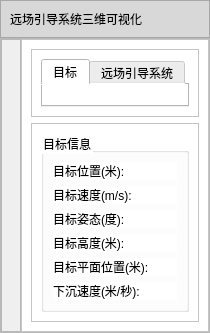
         <widget class="QWidget" name="page_2">
          <layout class="QVBoxLayout" name="verticalLayout_72">
           <property name="spacing">
            <number>0</number>
           </property>
           <property name="leftMargin">
            <number>0</number>
           </property>
           <property name="topMargin">
            <number>0</number>
           </property>
           <property name="rightMargin">
            <number>0</number>
           </property>
           <property name="bottomMargin">
            <number>0</number>
           </property>
           <item>
            <widget class="QWidget" name="widget" native="true">
             <layout class="QVBoxLayout" name="verticalLayout_73">
              <property name="spacing">
               <number>0</number>
              </property>
              <property name="leftMargin">
               <number>0</number>
              </property>
              <property name="topMargin">
               <number>0</number>
              </property>
              <property name="rightMargin">
               <number>0</number>
              </property>
              <property name="bottomMargin">
               <number>0</number>
              </property>
              <item>
               <widget class="QFrame" name="frame_176">
                <property name="maximumSize">
                 <size>
                  <width>16777215</width>
                  <height>50</height>
                 </size>
                </property>
                <property name="styleSheet">
                 <string notr="true">background-color:rgb(216,216,216);</string>
                </property>
                <property name="frameShape">
                 <enum>QFrame::StyledPanel</enum>
                </property>
                <property name="frameShadow">
                 <enum>QFrame::Raised</enum>
                </property>
                <layout class="QVBoxLayout" name="verticalLayout_74">
                 <item>
                  <widget class="QLabel" name="label_19">
                   <property name="text">
                    <string>远场引导系统三维可视化</string>
                   </property>
                  </widget>
                 </item>
                </layout>
               </widget>
              </item>
              <item>
               <widget class="QFrame" name="frame_177">
                <property name="frameShape">
                 <enum>QFrame::StyledPanel</enum>
                </property>
                <property name="frameShadow">
                 <enum>QFrame::Raised</enum>
                </property>
                <layout class="QHBoxLayout" name="horizontalLayout_41">
                 <property name="spacing">
                  <number>0</number>
                 </property>
                 <property name="leftMargin">
                  <number>0</number>
                 </property>
                 <property name="topMargin">
                  <number>0</number>
                 </property>
                 <property name="rightMargin">
                  <number>0</number>
                 </property>
                 <property name="bottomMargin">
                  <number>0</number>
                 </property>
                 <item>
                  <widget class="QFrame" name="frame_178">
                   <property name="frameShape">
                    <enum>QFrame::StyledPanel</enum>
                   </property>
                   <property name="frameShadow">
                    <enum>QFrame::Raised</enum>
                   </property>
                   <layout class="QVBoxLayout" name="verticalLayout_114">
                    <item>
                     <widget class="QVTKWidget" name="vtk_view_finder" native="true"/>
                    </item>
                   </layout>
                  </widget>
                 </item>
                 <item>
                  <widget class="QFrame" name="frame_179">
                   <property name="maximumSize">
                    <size>
                     <width>400</width>
                     <height>16777215</height>
                    </size>
                   </property>
                   <property name="styleSheet">
                    <string notr="true">background-color:rgb(255,255,255);</string>
                   </property>
                   <property name="frameShape">
                    <enum>QFrame::StyledPanel</enum>
                   </property>
                   <property name="frameShadow">
                    <enum>QFrame::Raised</enum>
                   </property>
                   <layout class="QVBoxLayout" name="verticalLayout_75">
                    <item>
                     <widget class="QFrame" name="frame_180">
                      <property name="frameShape">
                       <enum>QFrame::StyledPanel</enum>
                      </property>
                      <property name="frameShadow">
                       <enum>QFrame::Raised</enum>
                      </property>
                      <layout class="QVBoxLayout" name="verticalLayout_79">
                       <item>
                        <widget class="QTabWidget" name="tabWidget_7">
                         <property name="currentIndex">
                          <number>0</number>
                         </property>
                         <widget class="QWidget" name="tab_25">
                          <attribute name="title">
                           <string>目标</string>
                          </attribute>
                          <layout class="QVBoxLayout" name="verticalLayout_11">
                           <item>
                            <widget class="QVTKWidget" name="vtk_subview_finder" native="true"/>
                           </item>
                          </layout>
                         </widget>
                         <widget class="QWidget" name="tab_26">
                          <attribute name="title">
                           <string>远场引导系统</string>
                          </attribute>
                         </widget>
                        </widget>
                       </item>
                      </layout>
                     </widget>
                    </item>
                    <item>
                     <widget class="QFrame" name="frame_181">
                      <property name="styleSheet">
                       <string notr="true">background-color:rgb(255,255,255);
</string>
                      </property>
                      <property name="frameShape">
                       <enum>QFrame::StyledPanel</enum>
                      </property>
                      <property name="frameShadow">
                       <enum>QFrame::Raised</enum>
                      </property>
                      <layout class="QVBoxLayout" name="verticalLayout_76">
                       <item>
                        <widget class="QGroupBox" name="groupBox">
                         <property name="title">
                          <string>目标信息</string>
                         </property>
                         <layout class="QVBoxLayout" name="verticalLayout_77">
                          <item>
                           <layout class="QVBoxLayout" name="verticalLayout_78">
                            <item>
                             <widget class="QLabel" name="label_20">
                              <property name="text">
                               <string>目标位置(米):</string>
                              </property>
                             </widget>
                            </item>
                            <item>
                             <widget class="QLabel" name="label_21">
                              <property name="text">
                               <string>目标速度(m/s):</string>
                              </property>
                             </widget>
                            </item>
                            <item>
                             <widget class="QLabel" name="label_30">
                              <property name="text">
                               <string>目标姿态(度):</string>
                              </property>
                             </widget>
                            </item>
                            <item>
                             <widget class="QLabel" name="label_41">
                              <property name="text">
                               <string>目标高度(米):</string>
                              </property>
                             </widget>
                            </item>
                            <item>
                             <widget class="QLabel" name="label_22">
                              <property name="text">
                               <string>目标平面位置(米):</string>
                              </property>
                             </widget>
                            </item>
                            <item>
                             <widget class="QLabel" name="label_48">
                              <property name="text">
                               <string>下沉速度(米/秒):</string>
                              </property>
                             </widget>
                            </item>
                           </layout>
                          </item>
                         </layout>
                        </widget>
                       </item>
                      </layout>
                     </widget>
                    </item>
                   </layout>
                  </widget>
                 </item>
                </layout>
               </widget>
              </item>
             </layout>
            </widget>
           </item>
          </layout>
         </widget>
